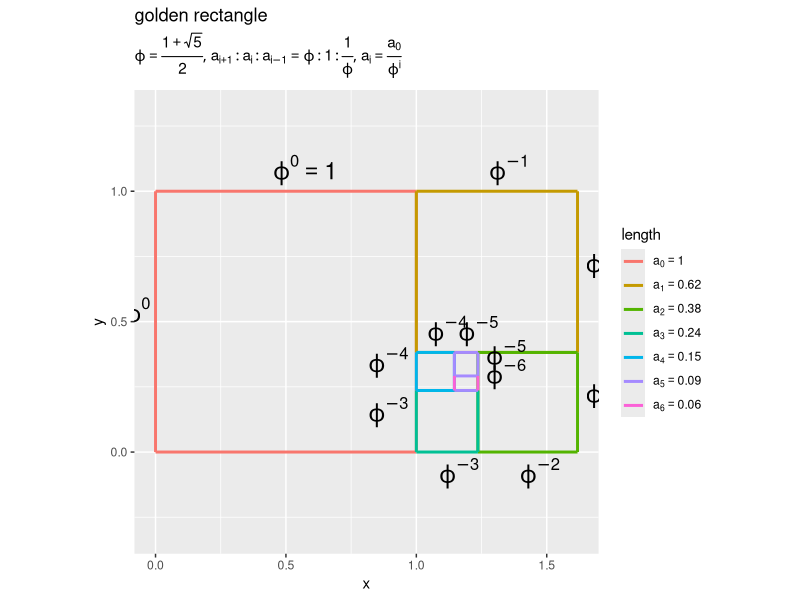
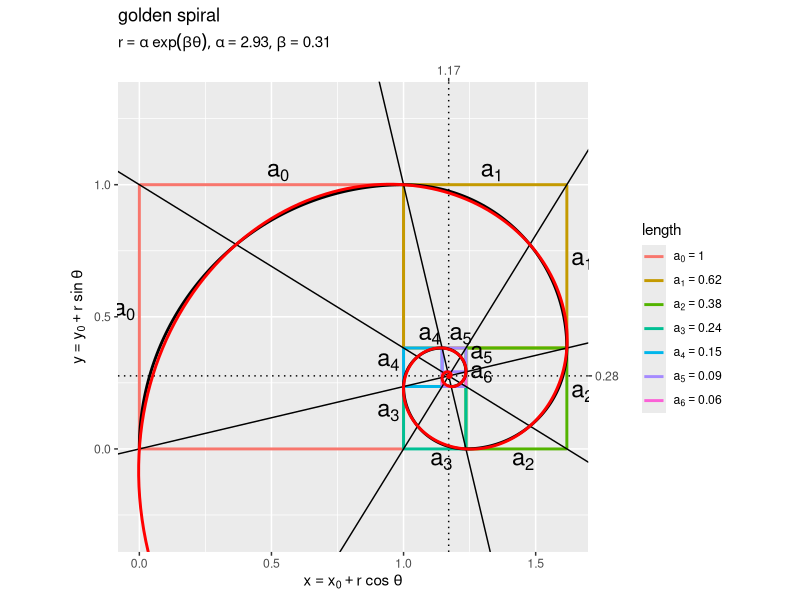

These charts were generated, in order, by the following R code:

# 黄金比 ---------------------------------------------------------------------

# 利用パッケージ
library(tidyverse)

# パッケージ名の省略用
library(ggplot2)


# 黄金長方形と黄金螺旋の関係 ------------------------------------------------------------

### ・辺の設定 -----

# 黄金数を計算
phi <- 0.5 * (1 + sqrt(5))

# 黄金数の逆数を計算
recip_phi <- 1 / phi

# 辺の長さを指定
a0 <- 1

# 辺の長さを計算
a1 <- a0 * recip_phi
a2 <- a1 * recip_phi
a3 <- a2 * recip_phi
a4 <- a3 * recip_phi
a5 <- a4 * recip_phi
a6 <- a5 * recip_phi


### ・黄金長方形と近似螺旋 -----

# 辺の座標を作成
edge_line_df <- dplyr::bind_rows(
  # 長さがa0の正方形の座標
  tibble::tibble(
    i      = 0, 
    x_from = c(0,  0,  a0, a0), 
    y_from = c(0,  a0, a0, 0), 
    x_to   = c(0,  a0, a0, 0), 
    y_to   = c(a0, a0, 0,  0)
  ), 
  # 長さがa1の正方形の座標
  tibble::tibble(
    i      = 1, 
    x_from = c(0,  0,  a1, a1) + a0, 
    y_from = c(0,  a1, a1, 0)  + a2, 
    x_to   = c(0,  a1, a1, 0)  + a0, 
    y_to   = c(a1, a1, 0,  0)  + a2
  ), 
  # 長さがa2の正方形の座標
  tibble::tibble(
    i      = 2,
    x_from = c(0,  0,  a2, a2) + a0+a3, 
    y_from = c(0,  a2, a2, 0), 
    x_to   = c(0,  a2, a2, 0)  + a0+a3, 
    y_to   = c(a2, a2, 0,  0)
  ), 
  # 長さがa3の正方形の座標
  tibble::tibble(
    i      = 3, 
    x_from = c(0,  0,  a3, a3) + a0, 
    y_from = c(0,  a3, a3, 0), 
    x_to   = c(0,  a3, a3, 0)  + a0, 
    y_to   = c(a3, a3, 0,  0)
  ), 
  # 長さがa4の正方形の座標
  tibble::tibble(
    i      = 4, 
    x_from = c(0,  0,  a4, a4) + a0, 
    y_from = c(0,  a4, a4, 0)  + a3, 
    x_to   = c(0,  a4, a4, 0)  + a0, 
    y_to   = c(a4, a4, 0,  0)  + a3
  ), 
  # 長さがa5の正方形の座標
  tibble::tibble(
    i      = 5, 
    x_from = c(0,  0,  a5, a5) + a0+a4, 
    y_from = c(0,  a5, a5, 0)  + a3+a6, 
    x_to   = c(0,  a5, a5, 0)  + a0+a4, 
    y_to   = c(a5, a5, 0,  0)  + a3+a6
  ), 
  # 長さがa5の辺の座標
  tibble::tibble(
    i      = 5, 
    x_from = a0+a4, 
    y_from = a3, 
    x_to   = a0+a4+a5, 
    y_to   = a3
  ), 
  # 長さがa6の辺の座標
  tibble::tibble(
    i      = 6, 
    x_from = c(0,  a5) + a0+a4, 
    y_from = c(0,  a6) + a3, 
    x_to   = c(0,  a5) + a0+a4, 
    y_to   = c(a6, 0)  + a3
  )
)

# 辺ラベルの座標を格納
edge_label_df <- tibble::tibble(
  x = c(
    0,            0.5*a0, 
    a0+0.5*a1,    a0+a1, 
    a0+a1,        a0+a3+0.5*a2, 
    a0+0.5*a3,    a0,     
    a0,           a0+0.5*a4, 
    a0+a4+0.5*a5, a0+a4+a5, 
    a0+a4+a5
  ), 
  y = c(
    0.5*a0,    a0, 
    a0,        a2+0.5*a1, 
    0.5*a2,    0, 
    0,         0.5*a3, 
    a3+0.5*a4, a2, 
    a2,        a3+a6+0.5*a5, 
    a3+0.5*a6
  ), 
  len_label = c(
    "a[0]", "a[0]", 
    "a[1]", "a[1]", 
    "a[2]", "a[2]", 
    "a[3]", "a[3]", 
    "a[4]", "a[4]", 
    "a[5]", "a[5]", 
    "a[6]"
  ), 
  ratio_label = c(
    "phi1^0", "phi1^0 == 1", 
    "phi1^{-1}", "phi1^{-1}", 
    "phi1^{-2}", "phi1^{-2}", 
    "phi1^{-3}", "phi1^{-3}", 
    "phi1^{-4}", "phi1^{-4}", 
    "phi1^{-5}", "phi1^{-5}", 
    "phi1^{-6}"
  ), 
  h = c(
    1.2,  0.2, 
    0.2,  -0.2, 
    -0.2, 0.2, 
    0.2,  1.2, 
    1.2,  0.2, 
    0.2,  -0.2, 
    -0.2
  ), 
  v = c(
    0.2,  -0.2, 
    -0.2, 0.2, 
    0.2,  1.2, 
    1.2,  0.2, 
    0.2,  -0.2, 
    -0.2, 0.2, 
    0.2
  )
)

# 螺旋の座標を作成
a7 <- a6 * recip_phi
arc_df <- dplyr::bind_rows(
  # 半径がa0の円弧の座標
  tibble::tibble(
    i = 0, 
    t = seq(from = 0.5*pi, to = pi, length.out = 91), 
    x = a0 + a0 * cos(t), 
    y = 0  + a0 * sin(t)
  ), 
  # 半径がa1の円弧の座標
  tibble::tibble(
    i = 1, 
    t = seq(from = 0, to = 0.5*pi, length.out = 91), 
    x = a0 + a1 * cos(t), 
    y = a2 + a1 * sin(t)
  ), 
  # 半径がa2の円弧の座標
  tibble::tibble(
    i = 2, 
    t = seq(from = 1.5*pi, to = 2*pi, length.out = 91), 
    x = a0+a3 + a2 * cos(t), 
    y = a2    + a2 * sin(t)
  ), 
  # 半径がa3の円弧の座標
  tibble::tibble(
    i = 3, 
    t = seq(from = 1*pi, to = 1.5*pi, length.out = 91), 
    x = a0+a3 + a3 * cos(t), 
    y = a3    + a3 * sin(t)
  ), 
  # 半径がa4の円弧の座標
  tibble::tibble(
    i = 4, 
    t = seq(from = 0.5*pi, to = 1*pi, length.out = 91), 
    x = a0+a4 + a4 * cos(t), 
    y = a3    + a4 * sin(t)
  ), 
  # 半径がa5の円弧の座標
  tibble::tibble(
    i = 5, 
    t = seq(from = 0, to = 0.5*pi, length.out = 91), 
    x = a0+a4 + a5 * cos(t), 
    y = a3+a6 + a5 * sin(t)
  ), 
  # 半径がa6の円弧の座標
  tibble::tibble(
    i = 6, 
    t = seq(from = 1.5*pi, to = 2*pi, length.out = 91), 
    x = a0+a4+a7 + a6 * cos(t), 
    y = a3+a6    + a6 * sin(t)
  )
)

# 対角線の座標を作成
diagonal_df <- tibble::tibble(
  alpha = c(
    recip_phi^3, 
    -recip_phi, 
    -phi^3, 
    phi
  ), # 傾き
  beta = c(
    0, 
    a0, 
    a0 * (phi^3 + 1), 
    -a0 * phi
  ) # 切片
)


# 辺の長さを格納
a_vals <- c(a0, a1, a2, a3, a4, a5, a6)

# 分割回数を設定
n <- length(a_vals) - 1

# 辺インデックスを作成
i_vals <- 0:n

# ラベル用の文字列を作成
def_label <- paste0(
  "list(", 
  "phi1 == frac(1 + sqrt(5), 2), ", 
  "a[i+1] : a[i] : a[i-1] == phi1 : 1 : frac(1, phi1), ", 
  "a[i] == frac(a[0], phi1^i)", 
  ")"
)
len_label_vec <- paste0(
  "a[", i_vals, "] == ", round(a_vals, digits = 2)
)

# 黄金長方形上の螺旋を作図
ggplot() + 
  geom_segment(data = edge_line_df, 
               mapping = aes(x = x_from, y = y_from, xend = x_to, yend = y_to, color = factor(i)), 
               linewidth = 1) + # 辺
  geom_text(data = edge_label_df,
            mapping = aes(x = x, y = y, label = ratio_label, hjust = h, vjust = v),
            parse = TRUE, size = 6) + # 長さラベル
  scale_color_hue(labels = parse(text = len_label_vec), name = "length") + # 凡例の表示用
  theme(legend.text.align = 0) + 
  coord_fixed(ratio = 1, 
              xlim = c(0, a0+a1), ylim = c(-0.5*a1, a0+0.5*a1)) + # グリッド線の調整用
  labs(title = "golden rectangle", 
       subtitle = parse(text = def_label), 
       x = "x", y = "y")


### ・黄金螺旋-----

# 中心の座標を計算
x0 <- 0.1 * (5 + 3 * sqrt(5)) * a0
y0 <- 0.1 * (5 - sqrt(5)) * a0

# 中心点から見た原点の角度を計算
t0 <- atan2(-y0, -x0)

# 中心点と原点のノルムを計算
r0 <- sqrt(x0^2 + y0^2)
r0 <- -x0 / cos(t0)
r0 <- -y0 / sin(t0)

# パラメータを計算
beta  <- log(phi) * 2/pi
alpha <- r0 / exp(beta * t0)


# 螺旋用のラジアン(弧度法の角度)を作成
t_vec <- seq(from = -10*pi, to = 0, length.out = 1000)

# 螺旋の座標を作成
spiral_df <- tibble::tibble(
  t = t_vec, # ラジアン
  r = alpha * exp(beta * t), # ノルム
  x = x0 + r * cos(t), 
  y = y0 + r * sin(t)
)


# ラベル用の文字列を作成
def_label <- paste0(
  "list(", 
  "r == alpha ~ exp(beta * theta), ", 
  "alpha == ", round(alpha, digits = 2), ", ", 
  "beta == ", round(beta, digits = 2), 
  ")"
)

# 黄金長方形と黄金螺旋を作図
ggplot() + 
  geom_hline(yintercept = y0, linetype = "dotted") + # x軸目盛の補助線
  geom_vline(xintercept = x0, linetype = "dotted") + # y軸目盛の補助線
  geom_segment(data = edge_line_df, 
               mapping = aes(x = x_from, y = y_from, xend = x_to, yend = y_to, color = factor(i)), 
               linewidth = 1) + # 辺
  geom_text(data = edge_label_df,
            mapping = aes(x = x, y = y, label = len_label, hjust = h, vjust = v),
            parse = TRUE, size = 6) + # 長さラベル
  geom_abline(data = diagonal_df, 
              mapping = aes(slope = alpha, intercept = beta)) + # 対角線
  geom_path(data = arc_df, 
            mapping = aes(x = x, y = y, group = factor(i)), 
            linewidth = 1) + # 近似螺旋
  geom_path(data = spiral_df,
            mapping = aes(x = x, y = y),
            color = "red", linewidth = 1) + # 黄金螺旋
  scale_color_hue(labels = parse(text = len_label_vec), name = "length") + # 凡例の表示用
  scale_x_continuous(sec.axis = sec_axis(trans = ~., breaks = x0, labels = round(x0, digits = 2))) + # 中心のx座標
  scale_y_continuous(sec.axis = sec_axis(trans = ~., breaks = y0, labels = round(y0, digits = 2))) + # 中心のy座標
  theme(legend.text.align = 0) + 
  coord_fixed(ratio = 1, 
              xlim = c(0, a0+a1), ylim = c(-0.5*a1, a0+0.5*a1)) + # グリッド線の調整用
  labs(title = "golden spiral", 
       subtitle = parse(text = def_label), 
       x = expression(x == x[0] + r ~ cos~theta), 
       y = expression(y == y[0] + r ~ sin~theta))


